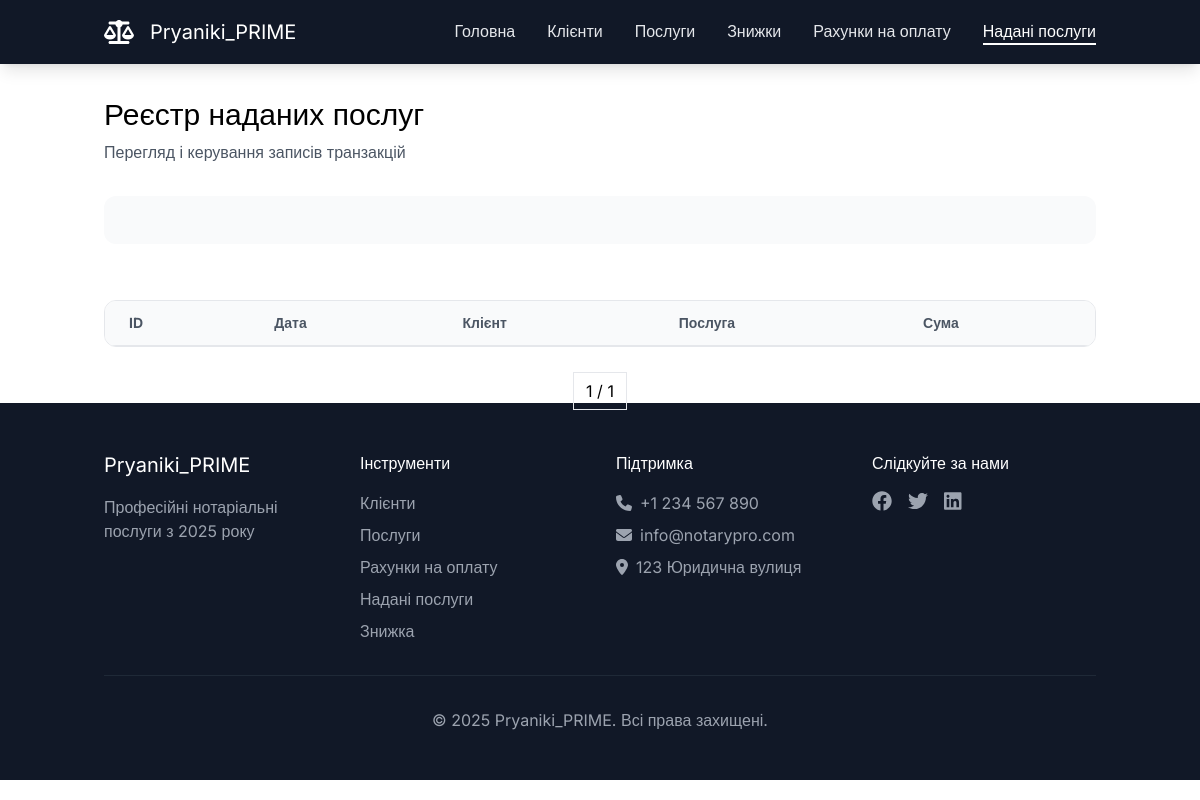
The app's page /provided_services (signed in), older data.
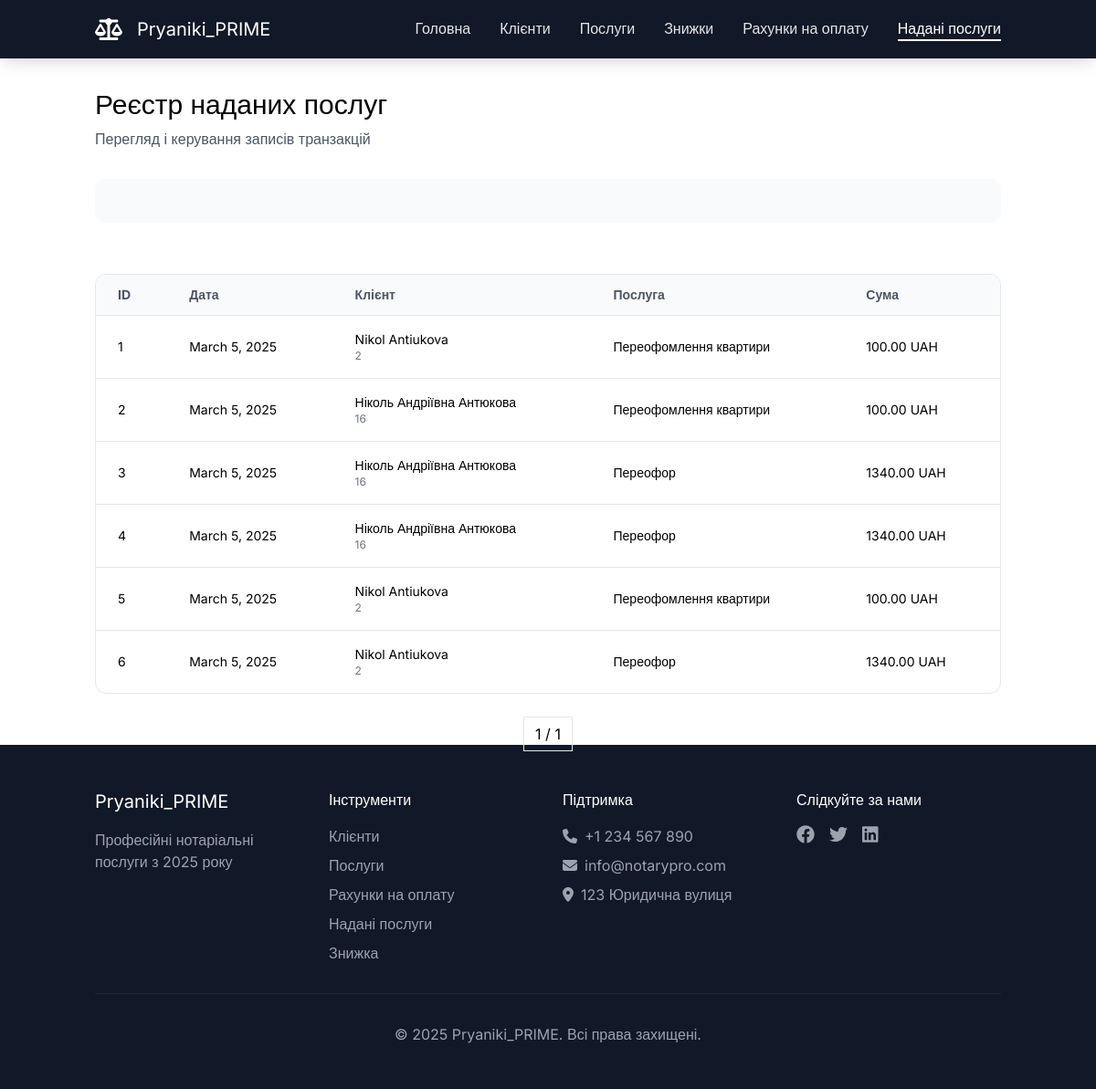
The same page, newer data.
### RealAgency/models.py (models this page shows)
class ProvidedService(models.Model):
    invoice = models.ForeignKey(Invoice, on_delete=models.CASCADE)
    service = models.ForeignKey(Service, on_delete=models.CASCADE)
    amount = models.IntegerField()
    price = models.DecimalField(max_digits=19, decimal_places=2)
    pdv = models.IntegerField()
    total_no_pdv = models.DecimalField(max_digits=19, decimal_places=2)
    total_pdv = models.DecimalField(max_digits=19, decimal_places=2)

class Invoice(models.Model):
    client = models.ForeignKey(Client, on_delete=models.CASCADE)
    date = models.DateField()
    code = models.CharField(max_length=255)
    invoice_file_path = models.CharField(max_length=255)
    commission = models.IntegerField()
    discount = models.IntegerField()
    pdv = models.IntegerField()
    commission_amount_no_pdv = models.DecimalField(max_digits=19, decimal_places=2)
    services_total_no_pdv = models.DecimalField(max_digits=19, decimal_places=2)
    total_no_pdv = models.DecimalField(max_digits=19, decimal_places=2)
    total_pdv = models.DecimalField(max_digits=19, decimal_places=2)

class Client(models.Model):
    client_type = models.ForeignKey(ClientType, on_delete=models.CASCADE)
    name = models.CharField(max_length=255)
    address = models.CharField(max_length=255)
    phone = models.CharField(max_length=255)
    email = models.CharField(max_length=255)
    passport_id = models.CharField(max_length=255, null=True, blank=True)
    iin = models.CharField(max_length=255, null=True, blank=True)
    edrpou = models.CharField(max_length=255, null=True, blank=True)

class Service(models.Model):
    name = models.CharField(max_length=255)
    description = models.CharField(max_length=255)
    unit = models.CharField(max_length=255)
    price = models.DecimalField(max_digits=19, decimal_places=2)

### RealAgency/views.py (the view)
        def _wrapped_view(request, *args, **kwargs):
            if not request.user.is_authenticated:
                return redirect('login')
            if not any(group.name in roles for group in request.user.groups.all()):
                raise PermissionDenied("You are not permitted to perform this action.")
            return view_func(request, *args, **kwargs)

### RealAgency/views.py (called while the page is built)
def role_required(roles):
    def decorator(view_func):
        def _wrapped_view(request, *args, **kwargs):
            if not request.user.is_authenticated:
                return redirect('login')
            if not any(group.name in roles for group in request.user.groups.all()):
                raise PermissionDenied("You are not permitted to perform this action.")
            return view_func(request, *args, **kwargs)
        return _wrapped_view
    return decorator

@role_required(['Manager', 'Notary'])
def provided_services(request):
    provided_services_list = ProvidedService.objects.all().order_by('id')
    paginator = Paginator(provided_services_list, 15)
    page_number = request.GET.get('page')
    page_obj = paginator.get_page(page_number)
    return render(request, 'provided_services/main.html', {'provided_services': page_obj})

### templates/provided_services/main.html (shortened to what this page needs)
{% extends "base.html" %}
{% block content %}
    <main id="main" class="pt-24">
        <div class="container mx-auto px-4">
            <div id="page-header" class="mb-8">
                <h1 class="text-3xl mb-2">Реєстр наданих послуг</h1>
                <p class="text-neutral-600">Перегляд і керування записів транзакцій</p>
            </div>
            <div id="filters" class="bg-neutral-50 p-6 rounded-xl mb-8">
            </div>
            <div id="transactions-table" class="bg-white rounded-xl border border-neutral-200 overflow-hidden">
                <table class="w-full">
                    <thead class="bg-neutral-50 border-b border-neutral-200">
                        <tr>
                            <th class="px-6 py-3 text-left text-sm text-neutral-600">ID</th>
                            <th class="px-6 py-3 text-left text-sm text-neutral-600">Дата</th>
                            <th class="px-6 py-3 text-left text-sm text-neutral-600">Клієнт</th>
                            <th class="px-6 py-3 text-left text-sm text-neutral-600">Послуга</th>
                            <th class="px-6 py-3 text-left text-sm text-neutral-600">Сума</th>
                        </tr>
                    </thead>
                    <tbody class="divide-y divide-neutral-200">
                        {% for provided_service in provided_services %}
                        <tr class="hover:bg-neutral-50">
                            <td class="px-6 py-4 text-sm"> {{ provided_service.id }} </td>
                            <td class="px-6 py-4 text-sm"> {{ provided_service.invoice.date }}</td>
                            <td class="px-6 py-4">
                                <div class="flex items-center">
                                    <div>
                                        <div class="text-sm">{{ provided_service.invoice.client.name }}</div>
                                        <div class="text-xs text-neutral-500">{{ provided_service.invoice.client.id }}</div>
                                    </div>
                                </div>
                            </td>
                            <td class="px-6 py-4 text-sm">{{ provided_service.service.name }}</td>
                            <td class="px-6 py-4 text-sm">{{ provided_service.price }} UAH</td>
                        </tr>
                        {% endfor %}
                    </tbody>
                </table>
            </div>
            <div class="flex justify-center mt-8">
                <div class="pagination">
                    <span class="px-3 py-2 border">{{ provided_services.number }} / {{ provided_services.paginator.num_pages }}</span>
                </div>
            </div>
        </div>
    </main>
{% endblock %}

Row changes from the older to the newer data that the page shows:
added ProvidedService: id "1", invoice "March 5, 2025", invoice.client.name "Nikol Antiukova", invoice.client.id "2", service.name "Переофомлення квартири", price "100.00"
added ProvidedService: id "2", invoice "March 5, 2025", invoice.client.name "Ніколь Андріївна Антюкова", invoice.client.id "16", service.name "Переофомлення квартири", price "100.00"
added ProvidedService: id "3", invoice "March 5, 2025", invoice.client.name "Ніколь Андріївна Антюкова", invoice.client.id "16", service.name "Переофор", price "1340.00"
added ProvidedService: id "4", invoice "March 5, 2025", invoice.client.name "Ніколь Андріївна Антюкова", invoice.client.id "16", service.name "Переофор", price "1340.00"
added ProvidedService: id "5", invoice "March 5, 2025", invoice.client.name "Nikol Antiukova", invoice.client.id "2", service.name "Переофомлення квартири", price "100.00"
added ProvidedService: id "6", invoice "March 5, 2025", invoice.client.name "Nikol Antiukova", invoice.client.id "2", service.name "Переофор", price "1340.00"
